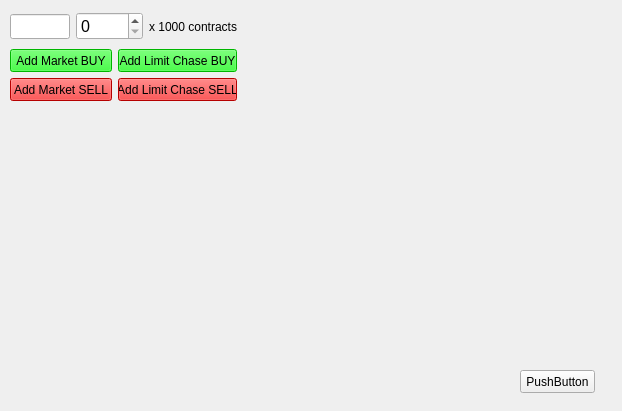
<?xml version="1.0" encoding="UTF-8"?>
<ui version="4.0">
 <class>Form</class>
 <widget class="QWidget" name="Form">
  <property name="geometry">
   <rect>
    <x>0</x>
    <y>0</y>
    <width>622</width>
    <height>411</height>
   </rect>
  </property>
  <property name="acceptDrops">
   <bool>false</bool>
  </property>
  <property name="windowTitle">
   <string>Form</string>
  </property>
  <widget class="QPushButton" name="pushButton_3">
   <property name="geometry">
    <rect>
     <x>520</x>
     <y>370</y>
     <width>75</width>
     <height>23</height>
    </rect>
   </property>
   <property name="text">
    <string>PushButton</string>
   </property>
  </widget>
  <widget class="QWidget" name="verticalLayoutWidget">
   <property name="geometry">
    <rect>
     <x>10</x>
     <y>10</y>
     <width>227</width>
     <height>91</height>
    </rect>
   </property>
   <layout class="QVBoxLayout" name="verticalLayout">
    <item>
     <layout class="QHBoxLayout" name="horizontalLayout_2">
      <item>
       <widget class="QLineEdit" name="lineEdit">
        <property name="maximumSize">
         <size>
          <width>60</width>
          <height>25</height>
         </size>
        </property>
        <property name="font">
         <font>
          <pointsize>11</pointsize>
         </font>
        </property>
        <property name="maxLength">
         <number>3</number>
        </property>
        <property name="clearButtonEnabled">
         <bool>true</bool>
        </property>
       </widget>
      </item>
      <item>
       <widget class="QSpinBox" name="spinBox">
        <property name="font">
         <font>
          <pointsize>12</pointsize>
         </font>
        </property>
        <property name="autoFillBackground">
         <bool>true</bool>
        </property>
        <property name="maximum">
         <number>20</number>
        </property>
       </widget>
      </item>
      <item>
       <widget class="QLabel" name="label">
        <property name="text">
         <string>x 1000 contracts</string>
        </property>
       </widget>
      </item>
     </layout>
    </item>
    <item>
     <layout class="QGridLayout" name="gridLayout">
      <item row="0" column="0">
       <widget class="QPushButton" name="btn_addMktBuy">
        <property name="minimumSize">
         <size>
          <width>0</width>
          <height>23</height>
         </size>
        </property>
        <property name="styleSheet">
         <string notr="true">background-color: rgb(0, 255, 0);</string>
        </property>
        <property name="text">
         <string>Add Market BUY</string>
        </property>
       </widget>
      </item>
      <item row="1" column="0">
       <widget class="QPushButton" name="btn_addMktSell">
        <property name="minimumSize">
         <size>
          <width>0</width>
          <height>23</height>
         </size>
        </property>
        <property name="styleSheet">
         <string notr="true">background-color: rgb(255, 0, 0);</string>
        </property>
        <property name="text">
         <string>Add Market SELL</string>
        </property>
       </widget>
      </item>
      <item row="0" column="1">
       <widget class="QPushButton" name="btn_addLCBuy">
        <property name="minimumSize">
         <size>
          <width>0</width>
          <height>23</height>
         </size>
        </property>
        <property name="styleSheet">
         <string notr="true">background-color: rgb(0, 255, 0);</string>
        </property>
        <property name="text">
         <string>Add Limit Chase BUY</string>
        </property>
       </widget>
      </item>
      <item row="1" column="1">
       <widget class="QPushButton" name="btn_addLCSell">
        <property name="minimumSize">
         <size>
          <width>0</width>
          <height>23</height>
         </size>
        </property>
        <property name="styleSheet">
         <string notr="true">background-color: rgb(255, 0, 0);</string>
        </property>
        <property name="text">
         <string>Add Limit Chase SELL</string>
        </property>
       </widget>
      </item>
     </layout>
    </item>
   </layout>
  </widget>
  <widget class="QWidget" name="verticalLayoutWidget_2">
   <property name="geometry">
    <rect>
     <x>20</x>
     <y>120</y>
     <width>160</width>
     <height>241</height>
    </rect>
   </property>
   <layout class="QVBoxLayout" name="layout_spawnedbuttons"/>
  </widget>
 </widget>
 <tabstops>
  <tabstop>lineEdit</tabstop>
  <tabstop>spinBox</tabstop>
  <tabstop>btn_addMktBuy</tabstop>
  <tabstop>btn_addMktSell</tabstop>
  <tabstop>btn_addLCBuy</tabstop>
  <tabstop>btn_addLCSell</tabstop>
  <tabstop>pushButton_3</tabstop>
 </tabstops>
 <resources/>
 <connections>
  <connection>
   <sender>btn_addMktBuy</sender>
   <signal>clicked()</signal>
   <receiver>Form</receiver>
   <slot>add_mktbuy_btn()</slot>
   <hints>
    <hint type="sourcelabel">
     <x>45</x>
     <y>53</y>
    </hint>
    <hint type="destinationlabel">
     <x>145</x>
     <y>191</y>
    </hint>
   </hints>
  </connection>
  <connection>
   <sender>lineEdit</sender>
   <signal>textChanged(QString)</signal>
   <receiver>Form</receiver>
   <slot>lineEdit_amt_edited(QString)</slot>
   <hints>
    <hint type="sourcelabel">
     <x>24</x>
     <y>34</y>
    </hint>
    <hint type="destinationlabel">
     <x>340</x>
     <y>208</y>
    </hint>
   </hints>
  </connection>
 </connections>
 <slots>
  <signal>mktbuy_signal()</signal>
  <slot>add_mktbuy_btn()</slot>
  <slot>lineEdit_amt_edited(QString)</slot>
 </slots>
</ui>
